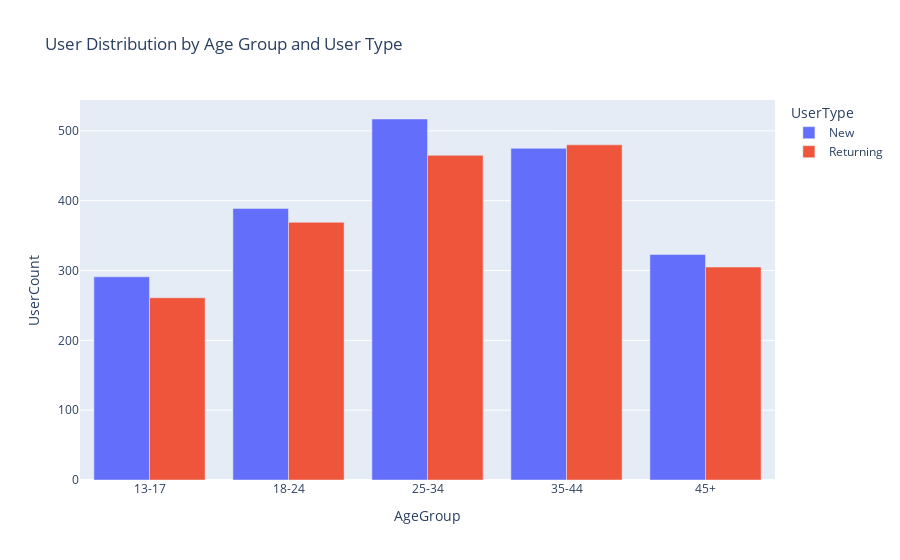

Notebook code for this chart:
### Code cell
fig_user_type = px.bar(user_counts_multi, x='AgeGroup', y='UserCount', color='UserType', barmode='group',
                       title='User Distribution by Age Group and User Type')
fig_user_type.show()

### Figure 1 — Plotly figure (JSON) as saved in the notebook; plotly's stock layout.template omitted (floating-point values rounded to 4 significant figures)
{"data": [{"alignmentgroup": "True", "hovertemplate": "UserType=New<br>AgeGroup=%{x}<br>UserCount=%{y}<extra></extra>", "legendgroup": "New", "marker": {"color": "#636efa", "pattern": {"shape": ""}}, "name": "New", "offsetgroup": "New", "orientation": "v", "showlegend": true, "textposition": "auto", "type": "bar", "x": ["13-17", "18-24", "25-34", "35-44", "45+"], "xaxis": "x", "y": [291, 389, 517, 475, 323], "yaxis": "y"}, {"alignmentgroup": "True", "hovertemplate": "UserType=Returning<br>AgeGroup=%{x}<br>UserCount=%{y}<extra></extra>", "legendgroup": "Returning", "marker": {"color": "#EF553B", "pattern": {"shape": ""}}, "name": "Returning", "offsetgroup": "Returning", "orientation": "v", "showlegend": true, "textposition": "auto", "type": "bar", "x": ["13-17", "18-24", "25-34", "35-44", "45+"], "xaxis": "x", "y": [261, 369, 465, 480, 305], "yaxis": "y"}], "layout": {"barmode": "group", "legend": {"title": {"text": "UserType"}, "tracegroupgap": 0}, "title": {"text": "User Distribution by Age Group and User Type"}, "xaxis": {"anchor": "y", "domain": [0, 1], "title": {"text": "AgeGroup"}}, "yaxis": {"anchor": "x", "domain": [0, 1], "title": {"text": "UserCount"}}}}
